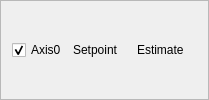
               <widget class="QFrame" name="frame_4">
                <property name="frameShape">
                 <enum>QFrame::StyledPanel</enum>
                </property>
                <property name="frameShadow">
                 <enum>QFrame::Raised</enum>
                </property>
                <layout class="QHBoxLayout" name="horizontalLayout">
                 <item>
                  <widget class="QCheckBox" name="showAxis0_checkBox">
                   <property name="text">
                    <string>Axis0</string>
                   </property>
                   <property name="checked">
                    <bool>true</bool>
                   </property>
                  </widget>
                 </item>
                 <item>
                  <widget class="QLabel" name="label_2">
                   <property name="text">
                    <string>Setpoint</string>
                   </property>
                  </widget>
                 </item>
                 <item>
                  <widget class="QLabel" name="label_6">
                   <property name="text">
                    <string/>
                   </property>
                   <property name="pixmap">
                    <pixmap>Icons/legendLines/legendLines_Blue.png</pixmap>
                   </property>
                  </widget>
                 </item>
                 <item>
                  <widget class="QLabel" name="label">
                   <property name="text">
                    <string>Estimate</string>
                   </property>
                  </widget>
                 </item>
                 <item>
                  <widget class="QLabel" name="label_7">
                   <property name="text">
                    <string/>
                   </property>
                   <property name="pixmap">
                    <pixmap>Icons/legendLines/legendLines_Purple.png</pixmap>
                   </property>
                  </widget>
                 </item>
                </layout>
               </widget>
